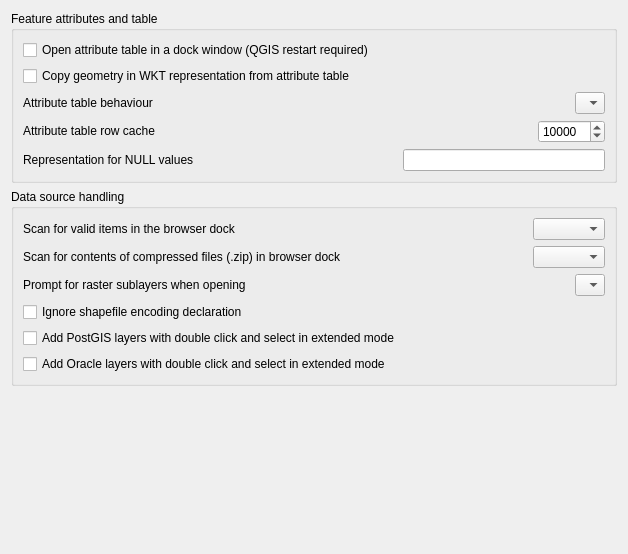
             <widget class="QWidget" name="mOptionsScrollAreaContents_11">
              <property name="geometry">
               <rect>
                <x>0</x>
                <y>0</y>
                <width>628</width>
                <height>554</height>
               </rect>
              </property>
              <layout class="QVBoxLayout" name="verticalLayout_27">
               <item>
                <widget class="QgsCollapsibleGroupBox" name="groupBox_18">
                 <property name="title">
                  <string>Feature attributes and table</string>
                 </property>
                 <layout class="QVBoxLayout" name="verticalLayout_23">
                  <item>
                   <widget class="QCheckBox" name="cbxAttributeTableDocked">
                    <property name="text">
                     <string>Open attribute table in a dock window (QGIS restart required)</string>
                    </property>
                   </widget>
                  </item>
                  <item>
                   <widget class="QCheckBox" name="cbxCopyWKTGeomFromTable">
                    <property name="text">
                     <string>Copy geometry in WKT representation from attribute table</string>
                    </property>
                   </widget>
                  </item>
                  <item>
                   <layout class="QHBoxLayout" name="horizontalLayout_5">
                    <item>
                     <widget class="QLabel" name="textLabel1_7">
                      <property name="sizePolicy">
                       <sizepolicy hsizetype="Fixed" vsizetype="Fixed">
                        <horstretch>0</horstretch>
                        <verstretch>0</verstretch>
                       </sizepolicy>
                      </property>
                      <property name="text">
                       <string>Attribute table behaviour</string>
                      </property>
                     </widget>
                    </item>
                    <item>
                     <spacer name="horizontalSpacer_4">
                      <property name="orientation">
                       <enum>Qt::Horizontal</enum>
                      </property>
                      <property name="sizeHint" stdset="0">
                       <size>
                        <width>40</width>
                        <height>20</height>
                       </size>
                      </property>
                     </spacer>
                    </item>
                    <item>
                     <widget class="QComboBox" name="cmbAttrTableBehaviour">
                      <item>
                       <property name="text">
                        <string/>
                       </property>
                      </item>
                     </widget>
                    </item>
                   </layout>
                  </item>
                  <item>
                   <layout class="QHBoxLayout" name="horizontalLayout_10">
                    <item>
                     <widget class="QLabel" name="textLabel1_12">
                      <property name="sizePolicy">
                       <sizepolicy hsizetype="Fixed" vsizetype="Fixed">
                        <horstretch>0</horstretch>
                        <verstretch>0</verstretch>
                       </sizepolicy>
                      </property>
                      <property name="text">
                       <string>Attribute table row cache</string>
                      </property>
                     </widget>
                    </item>
                    <item>
                     <spacer name="horizontalSpacer_8">
                      <property name="orientation">
                       <enum>Qt::Horizontal</enum>
                      </property>
                      <property name="sizeHint" stdset="0">
                       <size>
                        <width>40</width>
                        <height>20</height>
                       </size>
                      </property>
                     </spacer>
                    </item>
                    <item>
                     <widget class="QSpinBox" name="spinBoxAttrTableRowCache">
                      <property name="minimum">
                       <number>0</number>
                      </property>
                      <property name="maximum">
                       <number>100000</number>
                      </property>
                      <property name="singleStep">
                       <number>1000</number>
                      </property>
                      <property name="value">
                       <number>10000</number>
                      </property>
                     </widget>
                    </item>
                   </layout>
                  </item>
                  <item>
                   <layout class="QHBoxLayout" name="horizontalLayout_6">
                    <item>
                     <widget class="QLabel" name="label_14">
                      <property name="text">
                       <string>Representation for NULL values</string>
                      </property>
                     </widget>
                    </item>
                    <item>
                     <spacer name="horizontalSpacer_3">
                      <property name="orientation">
                       <enum>Qt::Horizontal</enum>
                      </property>
                      <property name="sizeHint" stdset="0">
                       <size>
                        <width>40</width>
                        <height>20</height>
                       </size>
                      </property>
                     </spacer>
                    </item>
                    <item>
                     <widget class="QLineEdit" name="leNullValue"/>
                    </item>
                   </layout>
                  </item>
                 </layout>
                </widget>
               </item>
               <item>
                <widget class="QgsCollapsibleGroupBox" name="groupBox_19">
                 <property name="title">
                  <string>Data source handling</string>
                 </property>
                 <layout class="QVBoxLayout" name="verticalLayout_24">
                  <item>
                   <layout class="QHBoxLayout" name="horizontalLayout_14">
                    <item>
                     <widget class="QLabel" name="label_30">
                      <property name="text">
                       <string>Scan for valid items in the browser dock</string>
                      </property>
                     </widget>
                    </item>
                    <item>
                     <spacer name="horizontalSpacer_12">
                      <property name="orientation">
                       <enum>Qt::Horizontal</enum>
                      </property>
                      <property name="sizeHint" stdset="0">
                       <size>
                        <width>40</width>
                        <height>20</height>
                       </size>
                      </property>
                     </spacer>
                    </item>
                    <item>
                     <widget class="QComboBox" name="cmbScanItemsInBrowser"/>
                    </item>
                   </layout>
                  </item>
                  <item>
                   <layout class="QHBoxLayout" name="horizontalLayout_13">
                    <item>
                     <widget class="QLabel" name="label_29">
                      <property name="text">
                       <string>Scan for contents of compressed files (.zip) in browser dock</string>
                      </property>
                     </widget>
                    </item>
                    <item>
                     <spacer name="horizontalSpacer_11">
                      <property name="orientation">
                       <enum>Qt::Horizontal</enum>
                      </property>
                      <property name="sizeHint" stdset="0">
                       <size>
                        <width>40</width>
                        <height>20</height>
                       </size>
                      </property>
                     </spacer>
                    </item>
                    <item>
                     <widget class="QComboBox" name="cmbScanZipInBrowser">
                      <property name="currentIndex">
                       <number>-1</number>
                      </property>
                     </widget>
                    </item>
                   </layout>
                  </item>
                  <item>
                   <layout class="QHBoxLayout" name="horizontalLayout_12">
                    <item>
                     <widget class="QLabel" name="textLabel1_13">
                      <property name="sizePolicy">
                       <sizepolicy hsizetype="Fixed" vsizetype="Fixed">
                        <horstretch>0</horstretch>
                        <verstretch>0</verstretch>
                       </sizepolicy>
                      </property>
                      <property name="text">
                       <string>Prompt for raster sublayers when opening</string>
                      </property>
                     </widget>
                    </item>
                    <item>
                     <spacer name="horizontalSpacer_10">
                      <property name="orientation">
                       <enum>Qt::Horizontal</enum>
                      </property>
                      <property name="sizeHint" stdset="0">
                       <size>
                        <width>40</width>
                        <height>20</height>
                       </size>
                      </property>
                     </spacer>
                    </item>
                    <item>
                     <widget class="QComboBox" name="cmbPromptRasterSublayers">
                      <item>
                       <property name="text">
                        <string/>
                       </property>
                      </item>
                     </widget>
                    </item>
                   </layout>
                  </item>
                  <item>
                   <widget class="QCheckBox" name="cbxIgnoreShapeEncoding">
                    <property name="toolTip">
                     <string>Disable OGR on-the-fly conversion from declared encoding to UTF-8</string>
                    </property>
                    <property name="text">
                     <string>Ignore shapefile encoding declaration</string>
                    </property>
                   </widget>
                  </item>
                  <item>
                   <widget class="QCheckBox" name="cbxAddPostgisDC">
                    <property name="text">
                     <string>Add PostGIS layers with double click and select in extended mode</string>
                    </property>
                   </widget>
                  </item>
                  <item>
                   <widget class="QCheckBox" name="cbxAddOracleDC">
                    <property name="text">
                     <string>Add Oracle layers with double click and select in extended mode</string>
                    </property>
                   </widget>
                  </item>
                 </layout>
                </widget>
               </item>
               <item>
                <spacer name="verticalSpacer_8">
                 <property name="orientation">
                  <enum>Qt::Vertical</enum>
                 </property>
                 <property name="sizeType">
                  <enum>QSizePolicy::Expanding</enum>
                 </property>
                 <property name="sizeHint" stdset="0">
                  <size>
                   <width>20</width>
                   <height>40</height>
                  </size>
                 </property>
                </spacer>
               </item>
              </layout>
             </widget>
